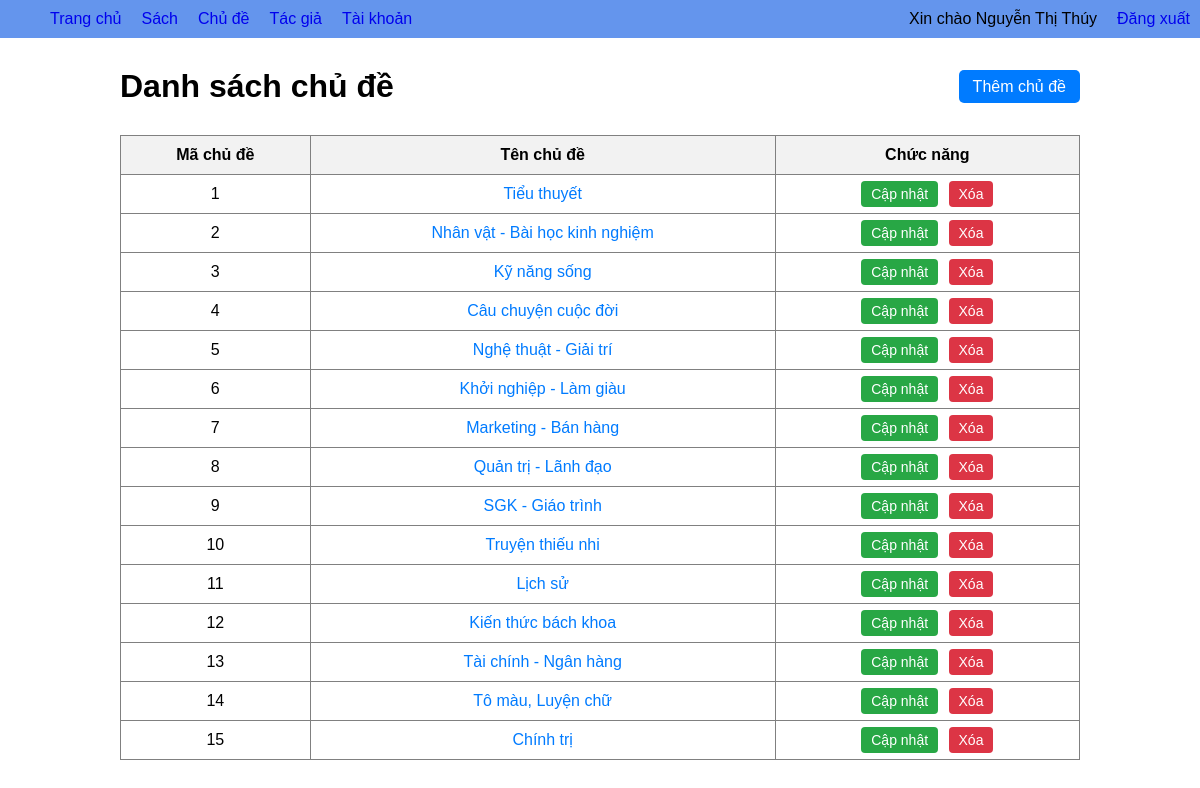
/admin/index.php?page_layout=chude (signed in), run on the app's committed database.
### tables this page shows
CREATE TABLE IF NOT EXISTS chu_de (
  	MaCD int PRIMARY KEY AUTO_INCREMENT,
  	TenChuDe varchar(255) NOT NULL
);

### admin/chude.php (the view, shortened to what this page needs)
<!DOCTYPE html>
<html lang="en">
<head>
</head>
<body>
    <div class="control">
        <h1>Danh sách chủ đề</h1>
        <div class="box">
            <a href="index.php?page_layout=themchude">Thêm chủ đề</a>
        </div>
    </div>
    <table border=1 class="container">
        <tr>
        <th>Mã chủ đề</th>
        <th>Tên chủ đề</th>
        <th>Chức năng</th>
        </tr>
    <?php
            include("connect.php");
            $sql = "SELECT `MaCD`, `TenChuDe` FROM `chu_de`";
            $result = mysqli_query($conn, $sql);
            while($row = mysqli_fetch_array($result)){
        ?>
        <tr>
            <td><?php echo $row["MaCD"] ?></td>
            <td><a class="chitiet" href="index.php?page_layout=chitietchude&MaCD=<?php echo $row["MaCD"] ?>"><?php echo $row["TenChuDe"] ?></a></td>
            <td class="chucnang">
                <a class="btn" href="index.php?page_layout=capnhatchude&MaCD=<?php echo $row["MaCD"] ?>">Cập nhật</a>
                <a class="btn" href="xoachude.php?MaCD=<?php echo $row["MaCD"] ?>">Xóa</a>
            </td>
        </tr>
        <?php }?>
    </table>
</body>
</html>

### admin/index.php (style rules this page uses)
body { margin: 0; }
a { text-decoration: none; }

### admin/chude.php (style rules this page uses)
* { box-sizing: border-box; font-family: Arial, Helvetica, sans-serif; }
.control { width: 80%; margin: 30px auto; display: flex; justify-content: space-between; align-items: center; }
.control h1 { margin: 0; }
.box a { text-decoration: none; background: #007bff; color: #fff; padding: 8px 14px; border-radius: 5px; }
.container { width: 80%; margin: auto; border-collapse: collapse; }
.container th, .container td { padding: 10px; text-align: center; }
.container th { background: #f2f2f2; }
.chitiet { text-decoration: none; color: #007bff; }
.chucnang .btn { text-decoration: none; padding: 5px 10px; margin: 0 3px; border-radius: 4px; background: #28a745; color: white; font-size: 14px; }
.chucnang .btn:last-child { background: #dc3545; }

### data on the page
chu_de: MaCD "1", TenChuDe "Tiểu thuyết"
chu_de: MaCD "2", TenChuDe "Nhân vật - Bài học kinh nghiệm"
chu_de: MaCD "3", TenChuDe "Kỹ năng sống"
chu_de: MaCD "4", TenChuDe "Câu chuyện cuộc đời"
chu_de: MaCD "5", TenChuDe "Nghệ thuật - Giải trí"
chu_de: MaCD "6", TenChuDe "Khởi nghiệp - Làm giàu"
chu_de: MaCD "7", TenChuDe "Marketing - Bán hàng"
chu_de: MaCD "8", TenChuDe "Quản trị - Lãnh đạo"
chu_de: MaCD "9", TenChuDe "SGK - Giáo trình"
chu_de: MaCD "10", TenChuDe "Truyện thiếu nhi"
chu_de: MaCD "11", TenChuDe "Lịch sử"
chu_de: MaCD "12", TenChuDe "Kiến thức bách khoa"
chu_de: MaCD "13", TenChuDe "Tài chính - Ngân hàng"
chu_de: MaCD "14", TenChuDe "Tô màu, Luyện chữ"
chu_de: MaCD "15", TenChuDe "Chính trị"

### other printed values
$_SESSION["username"] "Nguyễn Thị Thúy"
